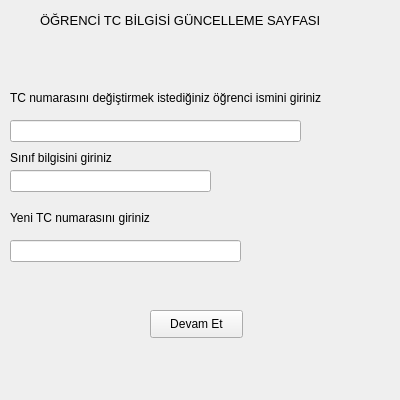
<?xml version="1.0" encoding="UTF-8"?>
<ui version="4.0">
 <class>Form_Tc</class>
 <widget class="QWidget" name="Form_Tc">
  <property name="geometry">
   <rect>
    <x>0</x>
    <y>0</y>
    <width>400</width>
    <height>400</height>
   </rect>
  </property>
  <property name="windowTitle">
   <string>Form</string>
  </property>
  <widget class="QLabel" name="label">
   <property name="geometry">
    <rect>
     <x>40</x>
     <y>10</y>
     <width>361</width>
     <height>20</height>
    </rect>
   </property>
   <property name="font">
    <font>
     <pointsize>10</pointsize>
    </font>
   </property>
   <property name="text">
    <string>ÖĞRENCİ TC BİLGİSİ GÜNCELLEME SAYFASI</string>
   </property>
  </widget>
  <widget class="QLabel" name="label_2">
   <property name="geometry">
    <rect>
     <x>10</x>
     <y>90</y>
     <width>351</width>
     <height>16</height>
    </rect>
   </property>
   <property name="text">
    <string>TC numarasını değiştirmek istediğiniz öğrenci ismini giriniz</string>
   </property>
  </widget>
  <widget class="QLineEdit" name="lineEdit_tcDegisiceksim">
   <property name="geometry">
    <rect>
     <x>10</x>
     <y>120</y>
     <width>291</width>
     <height>22</height>
    </rect>
   </property>
  </widget>
  <widget class="QPushButton" name="pushButton_devamet">
   <property name="geometry">
    <rect>
     <x>150</x>
     <y>310</y>
     <width>93</width>
     <height>28</height>
    </rect>
   </property>
   <property name="text">
    <string>Devam Et</string>
   </property>
  </widget>
  <widget class="QLabel" name="label_3">
   <property name="geometry">
    <rect>
     <x>10</x>
     <y>150</y>
     <width>281</width>
     <height>16</height>
    </rect>
   </property>
   <property name="text">
    <string>Sınıf bilgisini giriniz</string>
   </property>
  </widget>
  <widget class="QLineEdit" name="lineEdit_sinifbilgi">
   <property name="geometry">
    <rect>
     <x>10</x>
     <y>170</y>
     <width>201</width>
     <height>22</height>
    </rect>
   </property>
  </widget>
  <widget class="QLabel" name="label_4">
   <property name="geometry">
    <rect>
     <x>10</x>
     <y>210</y>
     <width>201</width>
     <height>16</height>
    </rect>
   </property>
   <property name="text">
    <string>Yeni TC numarasını giriniz</string>
   </property>
  </widget>
  <widget class="QLineEdit" name="lineEdit_yenitc">
   <property name="geometry">
    <rect>
     <x>10</x>
     <y>240</y>
     <width>231</width>
     <height>22</height>
    </rect>
   </property>
  </widget>
 </widget>
 <resources/>
 <connections/>
</ui>
